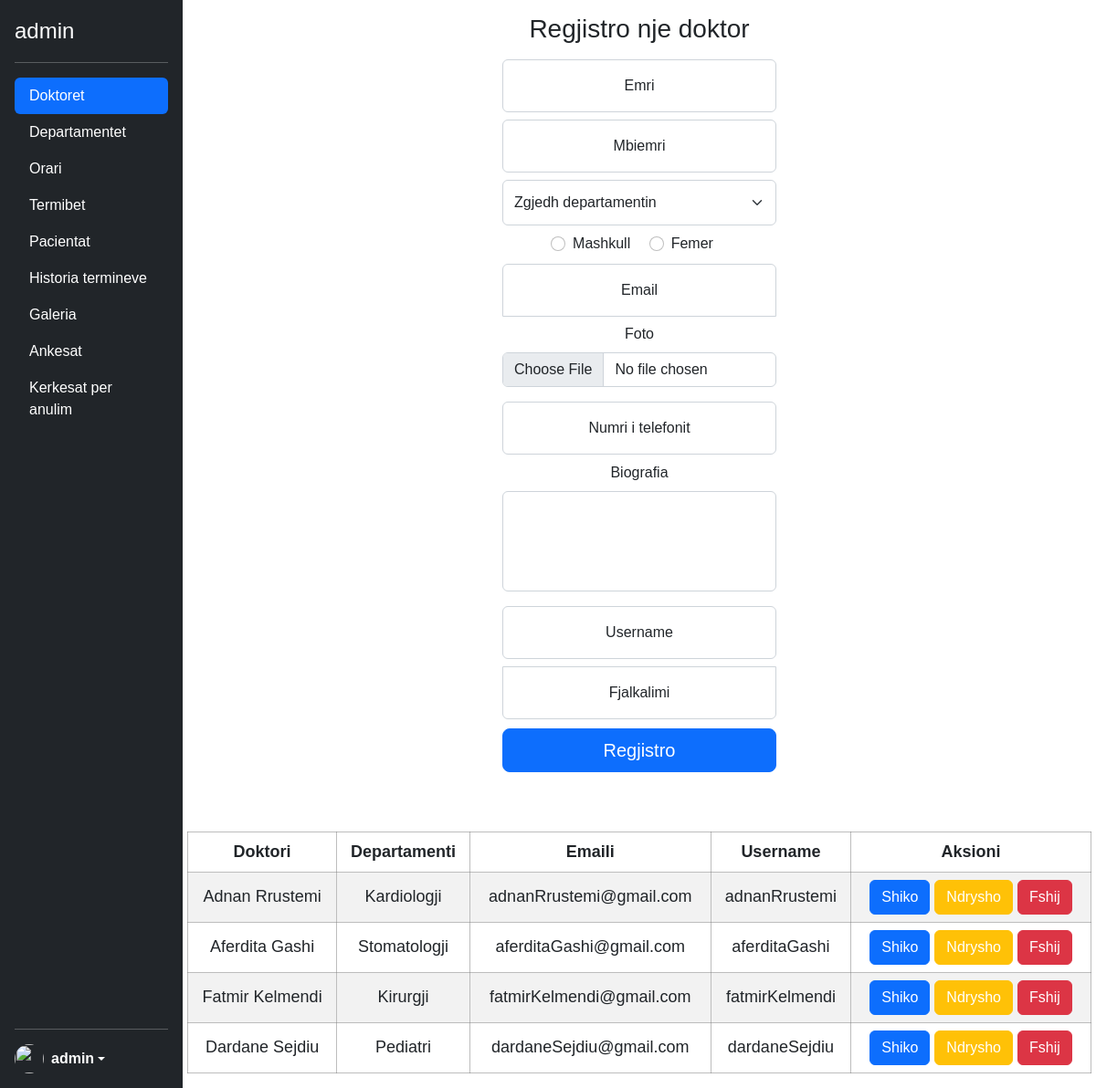
The app's page /admin/doktoret.php (signed in), older data.
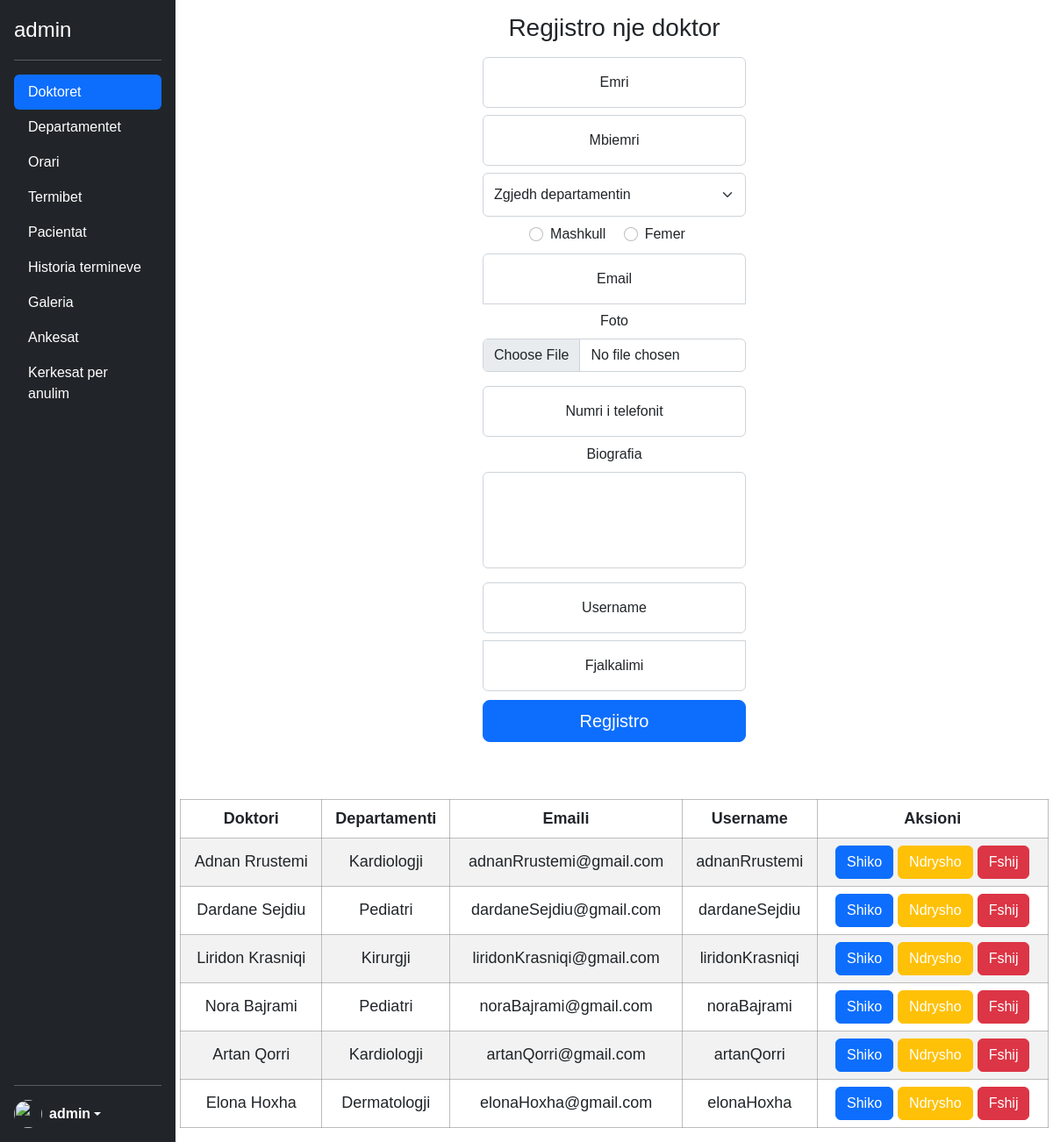
The same page, newer data.
### tables this page shows
CREATE TABLE `doctor_personal_info` (
  `id` int(11) NOT NULL,
  `fullName` varchar(100) NOT NULL,
  `departamenti` varchar(100) NOT NULL,
  `gjinia` varchar(100) NOT NULL,
  `email` varchar(100) NOT NULL,
  `biografia` varchar(350) NOT NULL,
  `foto` varchar(200) NOT NULL,
  `telefoni` varchar(100) NOT NULL,
  `username` varchar(100) NOT NULL,
  `password` varchar(225) NOT NULL
);

### admin/doktoret.php (the view, shortened to what the changed rows need)
 <?php
    include('../config.php');
?>
 <?php include('header.php') ?>
 </head>
 <body>
     <main class="text-center main mainRes">
         <form method="POST" class="form-signin reg_doc" enctype="multipart/form-data" autocomplete="off">
             <h1 class="h3 mb-3 fw-normal">Regjistro nje doktor</h1>
              <br>
         </form>
     </main>
     <?php
        $sql = "SELECT * FROM doctor_personal_info";
        $stm = $con->prepare($sql);
        $stm->execute();
        $data = $stm->fetchAll();
        if (!$data) {
            $empty = 'empty';
        } else {
            $empty = '';
        }
        ?>
     <article class="main">
         <?php if ($empty == '') : ?>
             <table class="table table-striped table_doc table_patient text-center table_doctors">
                 <thead>
                     <tr>
                         <th scope="col">Doktori</th>
                         <th scope="col">Departamenti</th>
                         <th scope="col">Emaili</th>
                         <th scope="col">Username</th>
                         <th scope="col">Aksioni</th>
                     </tr>
                 </thead>
                 <tbody>
                     <?php foreach ($data as $data) : ?>
                         <tr>
                             <td><?= $data['fullName'] ?></td>
                             <td><?= $data['departamenti'] ?></td>
                             <td><?= $data['email'] ?></td>
                             <td><?= $data['username'] ?></td>
                             <td>
                                 <a class="text-decoration-none w-25 text-white showPop">
                                     <button class="btn btn-primary  text-white " id="showPop">Shiko</button>
                                 </a>
                                 <a href="editUser.php?id=<?= $data['id']  ?>" class="text-decoration-none w-25 text-white showEditPop">
                                     <button class="btn btn-warning  text-white">Ndrysho</button>
                                 </a>
                                 <a href="deleteUser.php?id=<?= $data['id']  ?>" class="text-decoration-none w-25 text-white">
                                     <button class="btn btn-danger text-white">Fshij</button>
                                 </a>
                             </td>
                         </tr>
                     <?php endforeach; ?>
                 </tbody>
             </table>
         <?php endif; ?>
     </article>
 </body>
 </html>

Row changes from the older to the newer data that the page shows:
removed doctor_personal_info: fullName "Aferdita Gashi", departamenti "Stomatologji", email "aferditaGashi@gmail.com", username "aferditaGashi"
removed doctor_personal_info: fullName "Fatmir Kelmendi", departamenti "Kirurgji", email "fatmirKelmendi@gmail.com", username "fatmirKelmendi"
added doctor_personal_info: fullName "Liridon Krasniqi", departamenti "Kirurgji", email "liridonKrasniqi@gmail.com", username "liridonKrasniqi"
added doctor_personal_info: fullName "Nora Bajrami", departamenti "Pediatri", email "noraBajrami@gmail.com", username "noraBajrami"
added doctor_personal_info: fullName "Artan Qorri", departamenti "Kardiologji", email "artanQorri@gmail.com", username "artanQorri"
added doctor_personal_info: fullName "Elona Hoxha", departamenti "Dermatologji", email "elonaHoxha@gmail.com", username "elonaHoxha"
